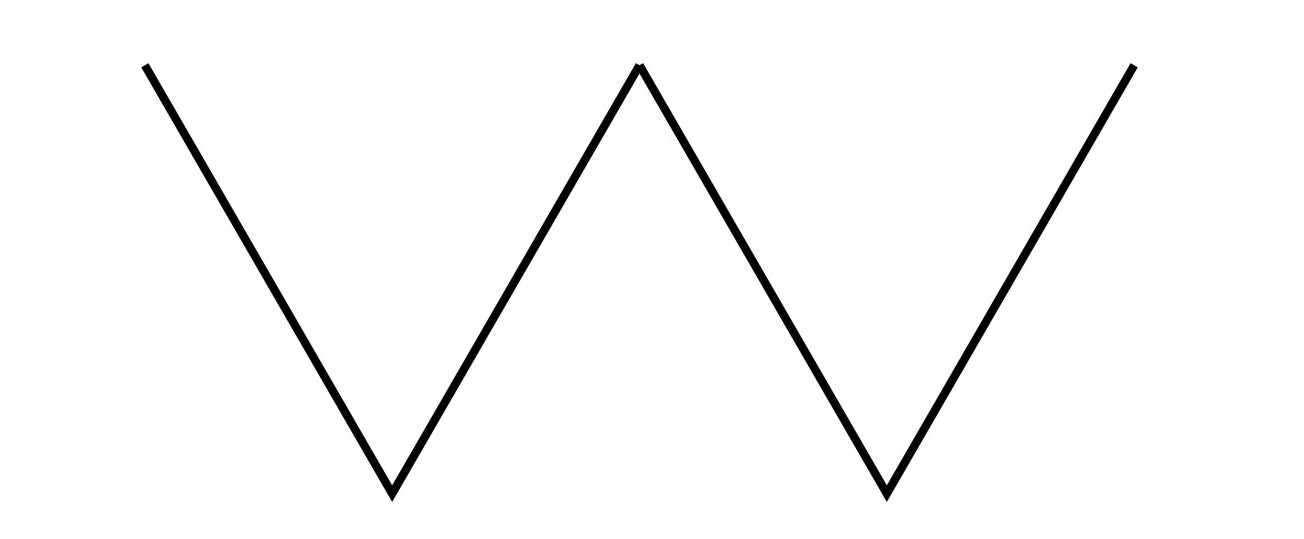
#> input picture ims/ekstraksi fitur/tahap 1/triangle.jpg, 1304 x 539 px
$ jupyter execute --allow-errors 'Kesamaan antara image signal segitiga dengan sinusoidal.ipynb'   (shell and % lines are left out)   (Python 2 division)
#> lines starting #> are read from the running program, lines starting #| are printed output that depends on the picture; after the words box and inside, x2 and y2 are one past the last pixel; in counts of white or black regions, pixels touching at a corner belong together; long printed decimals are rounded
# Kemiripan signal Segitiga dengan Sinusoidal

## Corner Detection

http://opencv-python-tutroals.readthedocs.org/en/latest/py_tutorials/py_feature2d/py_shi_tomasi/py_shi_tomasi.html#shi-tomasi

[cell 1]

import numpy as np
import cv2
from matplotlib import pyplot as plt

img = cv2.imread('triangle.jpg')
#> img is the input picture: shape (539, 1304, 3); min 0, max 255, mean 249
gray = cv2.cvtColor(img,cv2.COLOR_BGR2GRAY)

height, width = img.shape[:2]
#> height = 539; width = 1304
result = np.ones((height, width, 3), np.uint8)
result[:] = tuple(reversed((255,255,255)))

[cell 2]
plt.imshow(img)
plt.show()

[cell 3]
corners = cv2.goodFeaturesToTrack(gray,25,0.01,10)
#> corners = [[639, 74], [886, 500], [392, 500], [886, 483], [392, 483], [1136, 67], [142, 67], [642, 64]]
corners = np.int0(corners)
corners
#> Out has the same summary as corners

[cell 4]

for i in corners:
    x,y = i.ravel()
    cv2.circle(result,(x,y),10*(width/height),255,-1)
#> this loop made 8 passes
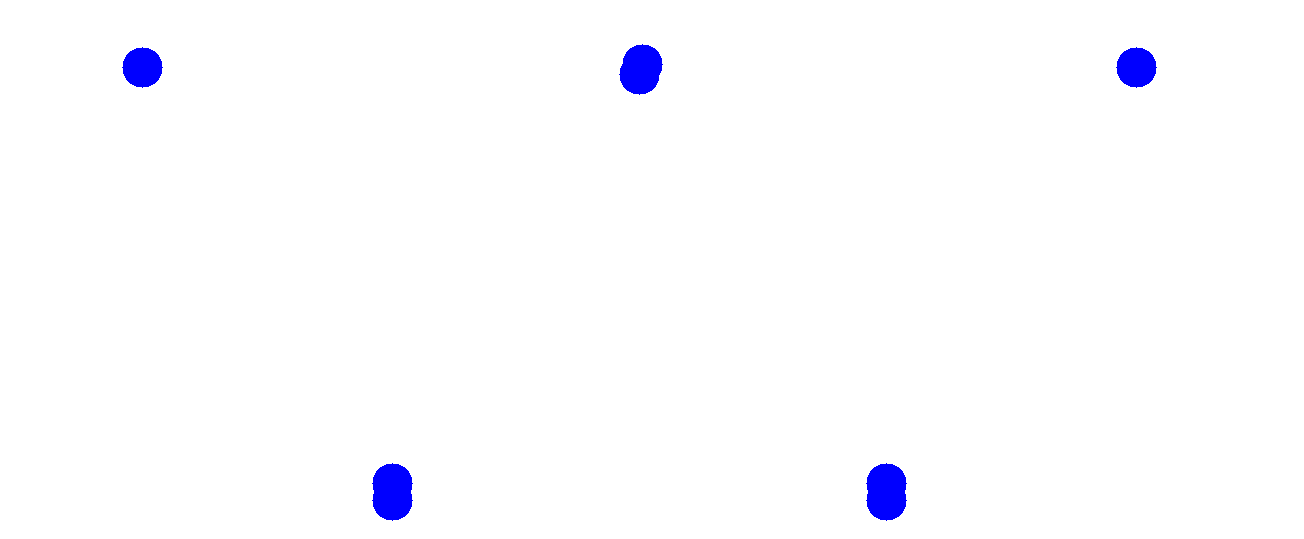
#> result: shape (539, 1304, 3); mean of channels 0, 1, 2 255, 252.1, 252.1; drawn as B, G, R
plt.imshow(result)
plt.show()

[cell 5]
img &= result
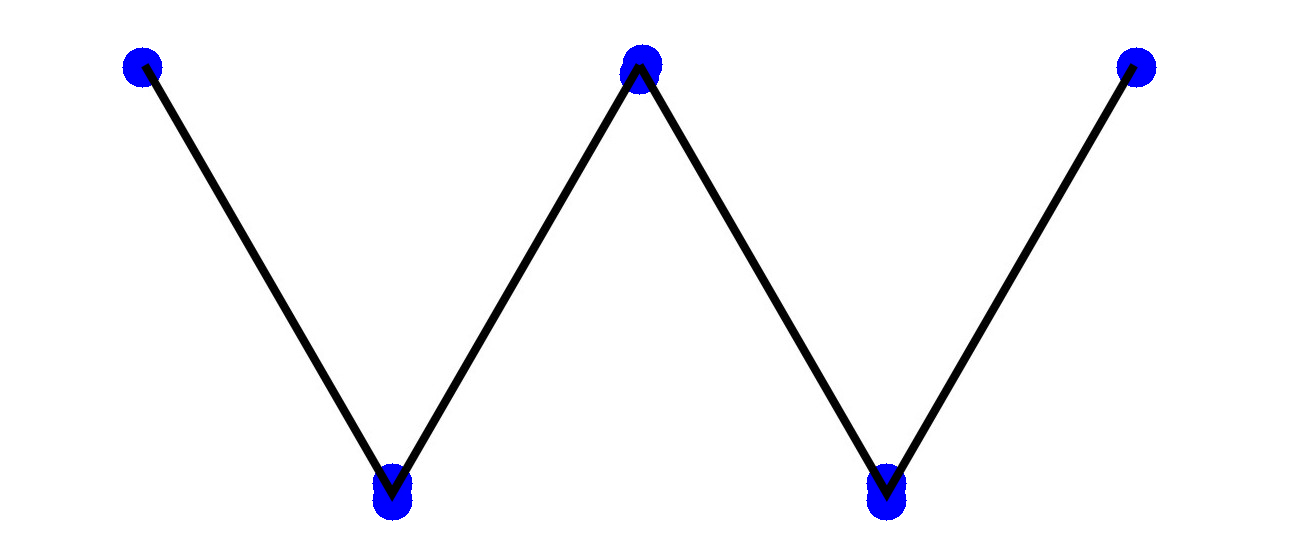
#> img: shape (539, 1304, 3); 1.06% of pixels changed, all inside (x1, y1, x2, y2) = (122, 44, 1157, 521)
plt.imshow(img)
plt.show()

## Liniear Regression

https://en.wikipedia.org/wiki/Simple_linear_regression

[cell 6]
from numpy.polynomial import Polynomial

xi =[]
yi = []

for i in corners:
    x,y = i.ravel()
    xi += [x]
    yi += [y]
#> this loop made 8 passes
#> (x, y, xi, yi) on passes 1 to 7: (639, 74, [639], [74]), (886, 500, [639, 886], [74, 500]), (392, 500, [639, 886, 392], [74, 500, 500]), (886, 483, [639, 886, 392, 886], [74, 500, 500, 483]), (392, 483, [639, 886, 392, 886, 392], [74, 500, 500, 483, 483]), (1136, 67, [639, 886, 392, 886, 392, 1136], [74, 500, 500, 483, 483, 67]), (142, 67, [639, 886, 392, 886, 392, 1136, 142], [74, 500, 500, 483, 483, 67, 67])

m,c = np.polyfit(xi, yi, 1)
#> m = -0.000877; c = 280.3
print 'y =',c,'+',str(m)+'x'
#| y = 280.311 + -0.0008769589947996287x
y = lambda x: int(c+m*x)
# [4 lines of commented-out code are left out]

[cell 7]
y = lambda x: int(c+m*x)
result = cv2.line(result, (0,y(0)), (width, y(width)), color=(0,255,0), thickness=10*(width/height))
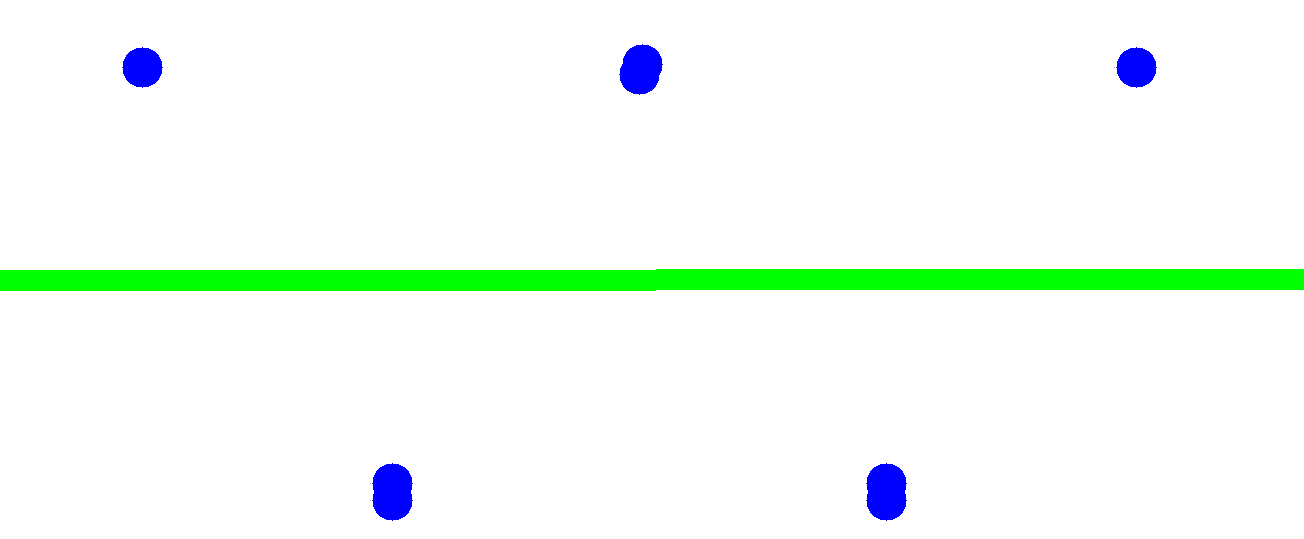
#> result: shape (539, 1304, 3); 3.9% of pixels changed, all inside (x1, y1, x2, y2) = (0, 269, 1304, 291); drawn as B, G, R
# result = cv2.polylines(result, p.linspace()[0], False, color=(0,255,0), thickness=10*(width/height))
print (xi[0],y(0)), (xi[len(xi)-1], height)
#| 639 280
plt.imshow(result)

[cell 8]
img &= result
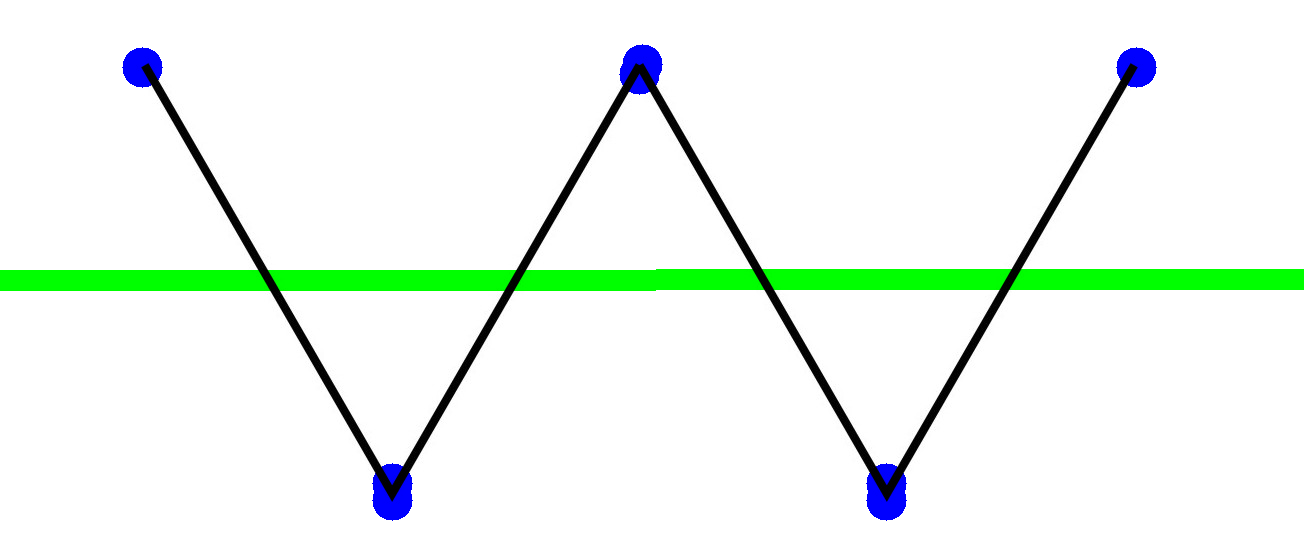
#> img: shape (539, 1304, 3); 3.86% of pixels changed, all inside (x1, y1, x2, y2) = (0, 269, 1304, 291)
plt.imshow(img)
plt.show()

## Slope dari Titik-titik puncak

http://www.madematika.com/2014/10/menentukan-persamaan-garis-lurus_17.html

[cell 9]
from sympy import Point, Line

L = Line(Point(0,y(0)), slope=m)
Ls = []
peak_line = []
#> (the rest of this cell did not finish here and is left out)

[cell 10]
for p in Ls:
    y = lambda x: int(float(p.coefficients[2]) + float(p.slope)*x)
    xs,ys = i.ravel()
    result = cv2.line(result, (p.p1.x, p.p1.y), (p.p2.x, p.p2.y), color=(0,0,255), thickness=10*(width/height))
    print p.p2.x, p.p2.y

# result = cv2.polylines(result, p.linspace()[0], False, color=(0,255,0), thickness=10*(width/height))
print (L.p1.x, L.p1.y), (L.p2.x, int(L.p2.y))
#| (0, 280) (1, 279)
plt.imshow(result)

$ run again, with ims/ekstraksi fitur/tahap 1/2 (copy).jpg copied over ims/ekstraksi fitur/tahap 1/triangle.jpg
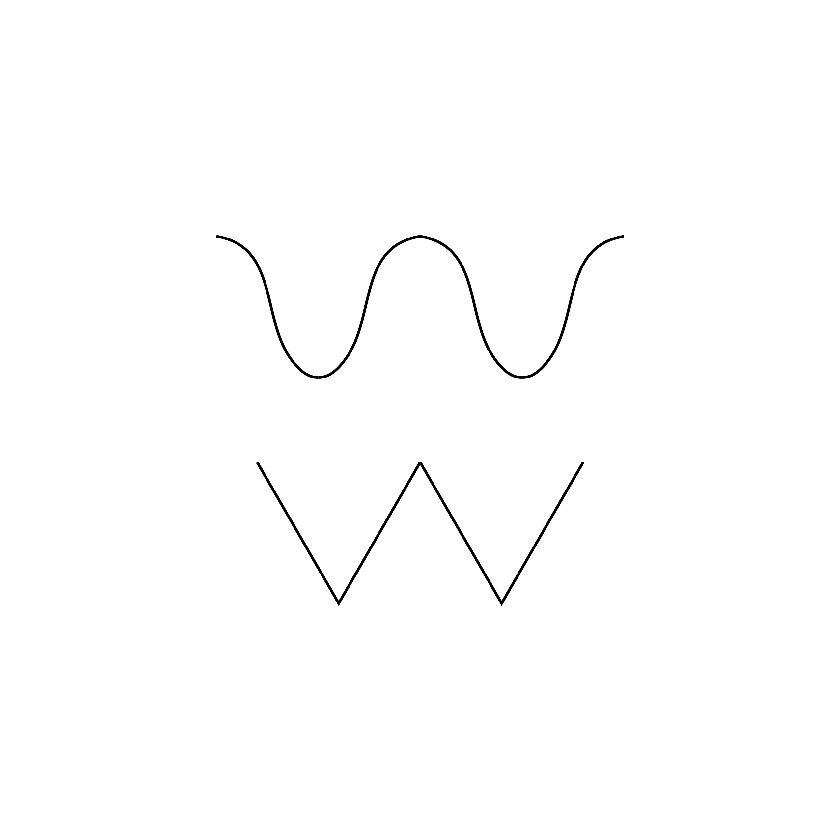
#> input picture ims/ekstraksi fitur/tahap 1/2 (copy).jpg, 840 x 840 px, shrunk from 2550 x 2550 before the run
#> img is the input picture: shape (840, 840, 3); min 0, max 255, mean 253.6
#> corners = 25 rows, first 8: [216, 236], [623, 236], [257, 462], [338, 599], [583, 462], [420, 466], [501, 599], [406, 238]
#> Out has the same summary as corners
#> the loop `for i in corners:` made 25 passes
#> `img &= result`:
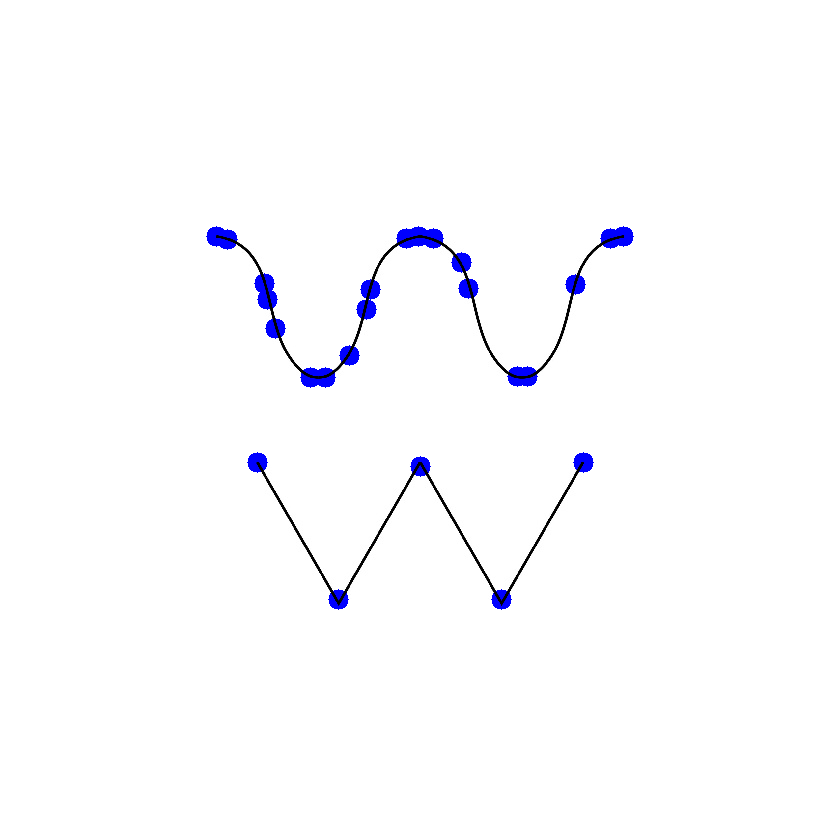
#> img: shape (840, 840, 3); 0.99% of pixels changed, all inside (x1, y1, x2, y2) = (206, 226, 634, 610)
#> the loop `for i in corners:` made 25 passes
#> (x, y) on passes 13 to 20: (610, 238), (310, 377), (325, 377), (527, 376), (349, 355), (517, 376), (418, 236), (461, 262)
#> after the loop `for i in corners:`: xi = 25 values, max 623 at index 1, min 216 at index 0, mean 404.2; yi = 25 values, max 599 at index 3, min 236 at index 0, mean 338.1
#> m = 0.0136; c = 332.6
#| y = 332.601 + 0.013554201394755482x
#| 216 332
#> `img &= result`:
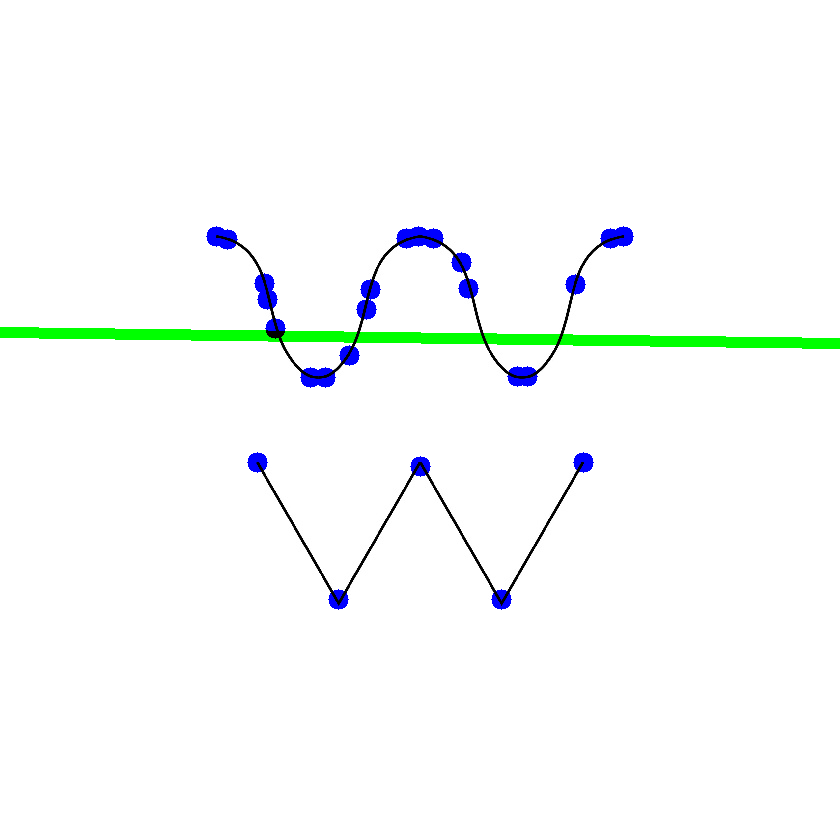
#> img: shape (840, 840, 3); 1.3% of pixels changed, all inside (x1, y1, x2, y2) = (0, 327, 840, 349)
#| (0, 332) (1, 332)

$ run again, with ims/ekstraksi fitur/tahap 1/sinusoidal.jpg copied over ims/ekstraksi fitur/tahap 1/triangle.jpg
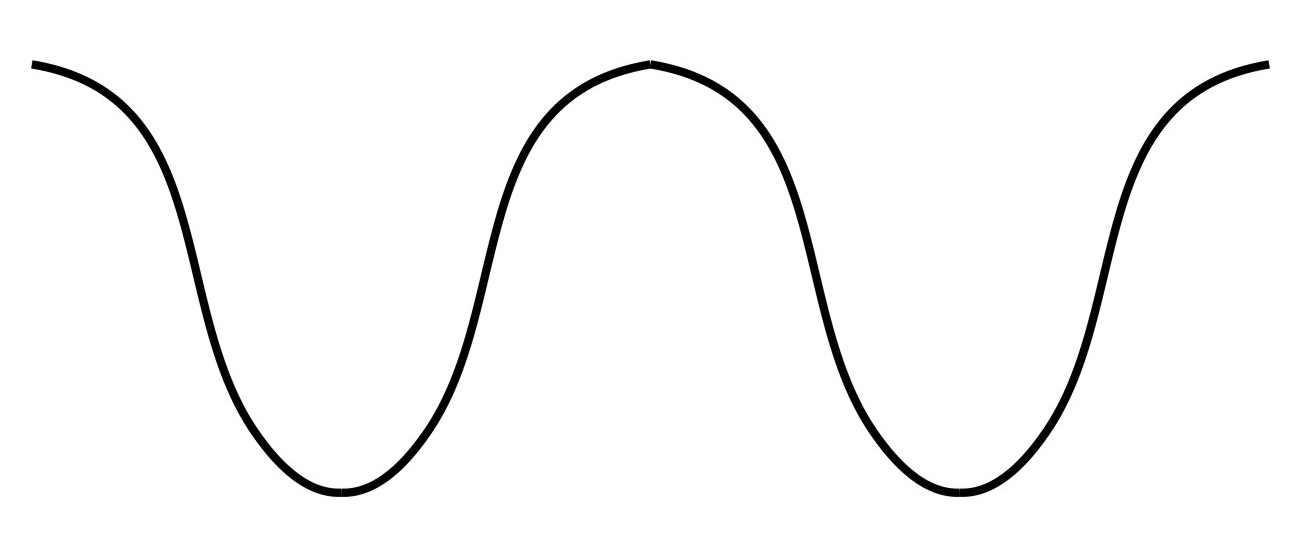
#> input picture ims/ekstraksi fitur/tahap 1/sinusoidal.jpg, 1304 x 539 px
#> img is the input picture: shape (539, 1304, 3); min 0, max 255, mean 248.2
#> corners = [[650, 61], [1267, 61], [32, 67], [959, 490], [341, 490]]
#> Out has the same summary as corners
#> the loop `for i in corners:` made 5 passes
#> `img &= result`:
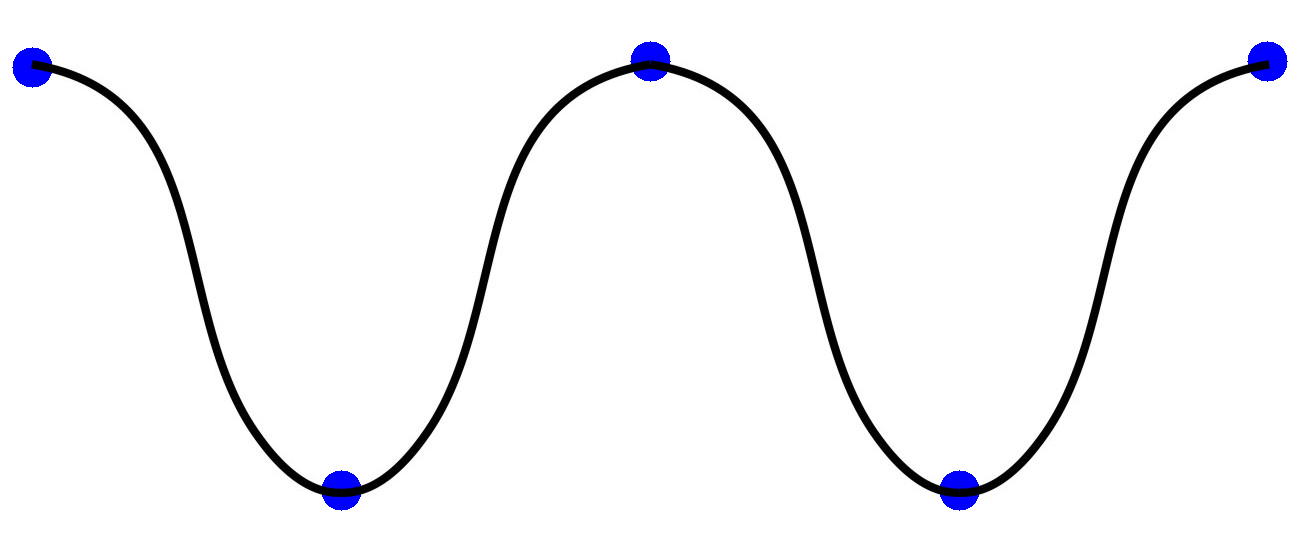
#> img: shape (539, 1304, 3); 0.84% of pixels changed, all inside (x1, y1, x2, y2) = (12, 41, 1288, 511)
#> the loop `for i in corners:` made 5 passes
#> (x, y, xi, yi) on passes 1 to 5: (650, 61, [650], [61]), (1267, 61, [650, 1267], [61, 61]), (32, 67, [650, 1267, 32], [61, 61, 67]), (959, 490, [650, 1267, 32, 959], [61, 61, 67, 490]), (341, 490, [650, 1267, 32, 959, 341], [61, 61, 67, 490, 490])
#> m = -0.00371; c = 236.2
#| y = 236.209 + -0.003707312735193908x
#| 650 236
#> `img &= result`:
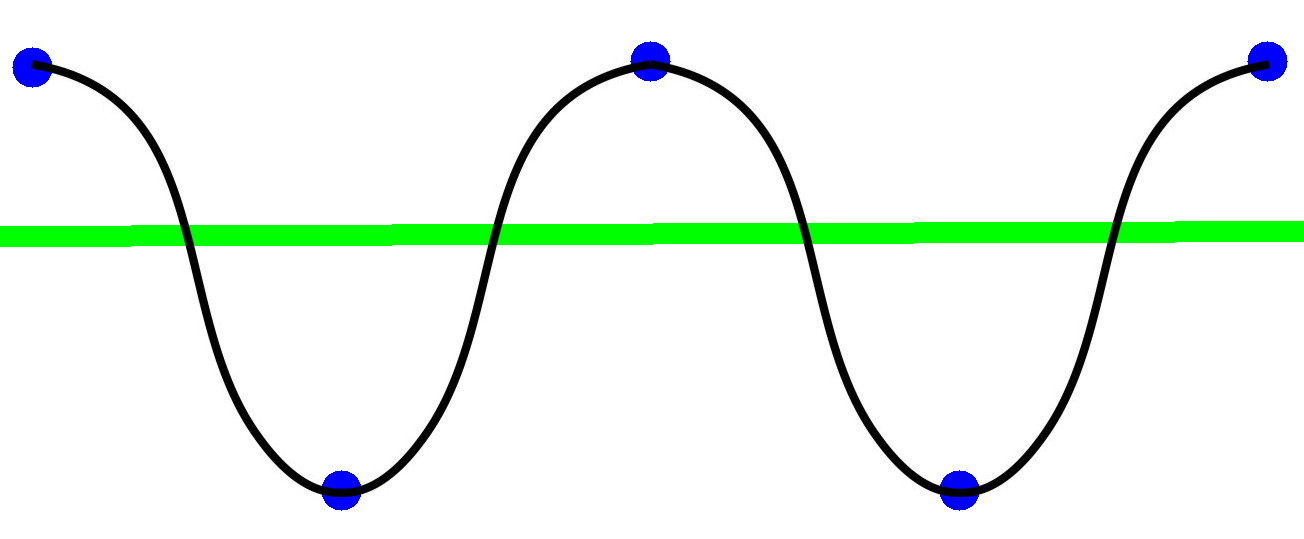
#> img: shape (539, 1304, 3); 3.86% of pixels changed, all inside (x1, y1, x2, y2) = (0, 221, 1304, 247)
#| (0, 236) (1, 235)
